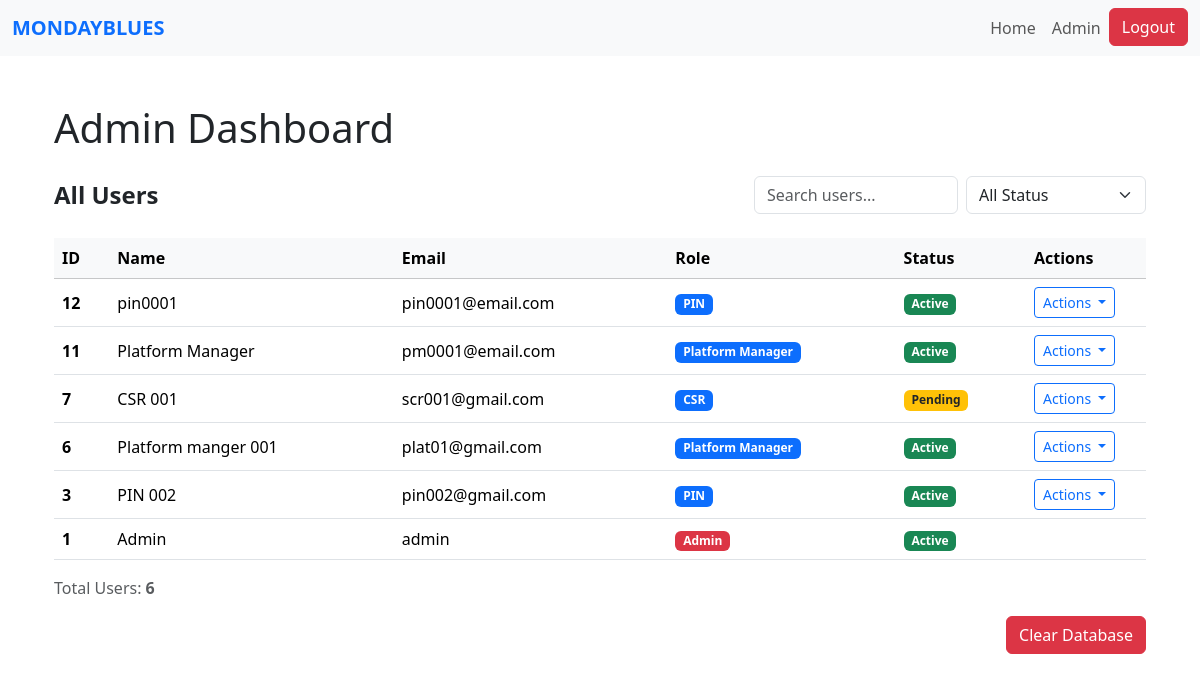
Page /admin (signed in) on the earlier database version.
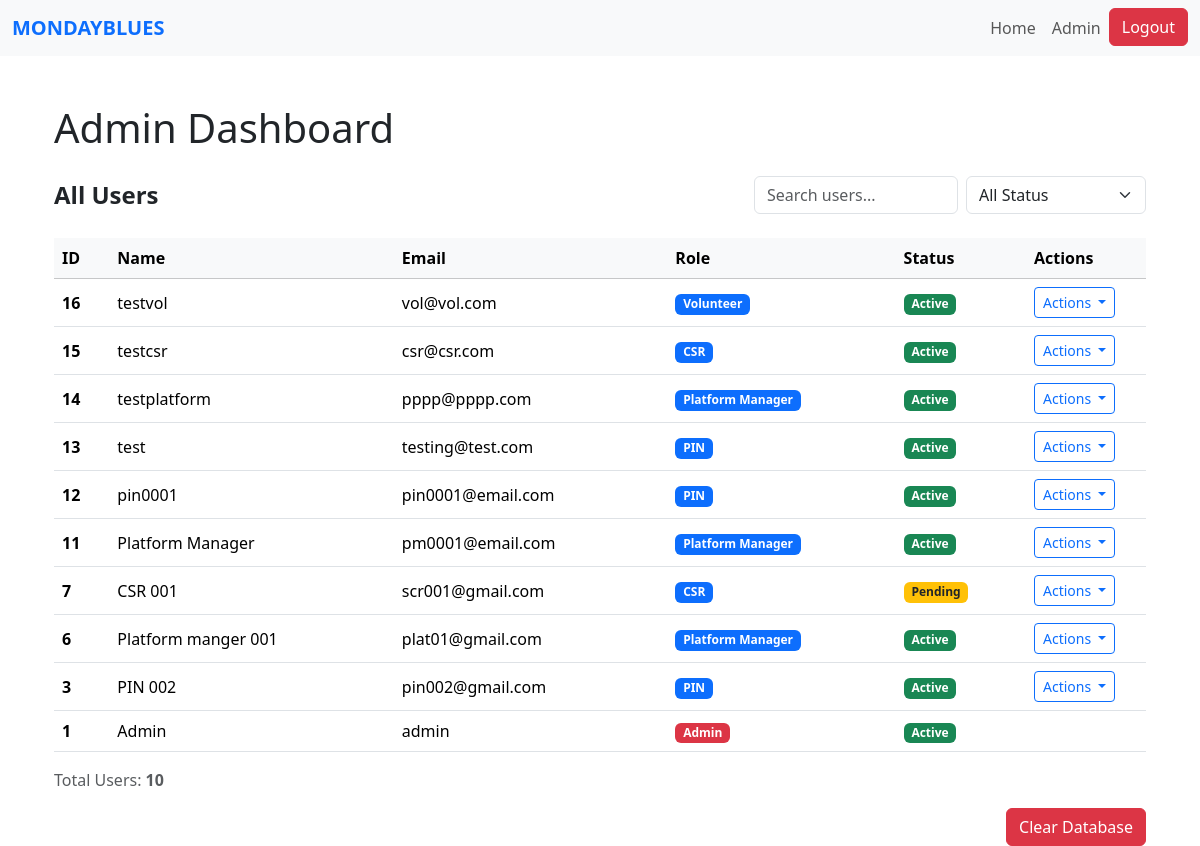
Same page on the later database version.
### website/models.py (models this page shows)
class User(db.Model, UserMixin):
    id = db.Column(db.Integer, primary_key=True)
    name = db.Column(db.String(150))
    email = db.Column(db.String(150), unique=True)
    password = db.Column(db.String(150))
    date_created = db.Column(db.DateTime(timezone=True), default=func.now())
    role = db.Column(db.String(50), default='PIN')
    status = db.Column(db.String(20), default='Pending')  # Pending, Approved, Suspended
    """    total_rating = db.Column(db.Float, default=0)
    num_ratings = db.Column(db.Integer, default=0)

    def update_rating(self, new_rating: float):
        #Update overall CSR rating with a new rating value.
        if self.num_ratings == 0:
            self.total_rating = new_rating
        else:
            self.total_rating = ((self.total_rating * self.num_ratings) + new_rating) / (self.num_ratings + 1)
        self.num_ratings += 1"""

### website/admin.py (the view)
@admin.route('/admin')
@login_required
def dashboard():
    users = User.query.order_by(User.date_created.desc()).all()
    return render_template("admin_dashboard.html", users=users)

### website/templates/admin_dashboard.html (shortened to what this page needs)
{% extends "base.html" %}
{% block content %}
<div class="container mt-5">
    <h1 class="mb-4">Admin Dashboard</h1>
    <div class="user-management">
        <div class="d-flex justify-content-between align-items-center mb-4 flex-wrap gap-3">
            <h4 class="fw-bold mb-0">All Users</h4>
            <div class="d-flex flex align-items-center gap-2">
                <input type="text"
                       class="form-control"
                       placeholder="Search users..."
                       id="searchInput"
                       style="max-width: 250px;">
                <select class="form-select" id="statusFilter" style="max-width: 180px;">
                    <option value="">All Status</option>
                </select>
            </div>
        </div>
        <div class="table-container position-relative">
            <table class="table align-middle table-hover">
                <thead class="table-light sticky-top">
                    <tr>
                        <th>ID</th>
                        <th>Name</th>
                        <th>Email</th>
                        <th>Role</th>
                        <th>Status</th>
                        <th style="width: 120px;">Actions</th>
                    </tr>
                </thead>
                <tbody>
                    {% if users and users|length > 0 %}
                        {% for user in users %}
                        <tr>
                            <td><strong>{{ user.id }}</strong></td>
                            <td>{{ user.name }}</td>
                            <td>{{ user.email }}</td>
                            <td>
                                {% if user.role == 'Admin' %}
                                    <span class="badge bg-danger">{{ user.role }}</span>
                                {% else %}
                                    <span class="badge bg-primary">{{ user.role }}</span>
                                {% endif %}
                            </td>
                            <td>
                                {% if user.status == 'Active' %}
                                    <span class="badge bg-success">Active</span>
                                {% elif user.status == 'Pending' %}
                                    <span class="badge bg-warning text-dark">Pending</span>
                                {% elif user.status == 'Suspended' %}
                                    <span class="badge bg-danger">Suspended</span>
                                {% endif %}
                            </td>
                            <td>
                                {% if user.role != "Admin" %}
                                <div class="dropdown position-static">
                                    <button class="btn btn-outline-primary btn-sm dropdown-toggle"
                                            type="button"
                                            id="actionDropdown{{ user.id }}"
                                            data-bs-toggle="dropdown"
                                            aria-expanded="false">
                                        Actions
                                    </button>
                                </div>
                                {% endif %}
                            </td>
                        </tr>
                        {% endfor %}
                    {% endif %}
                </tbody>
            </table>
        </div>
        {% if users and users|length > 0 %}
        <div class="mt-3 text-muted">
            Total Users: <strong>{{ users|length }}</strong>
        </div>
        {% endif %}
    </div>
    <div class="d-flex justify-content-end mt-3">
      <button class="btn btn-danger" id="clearDatabaseBtn">Clear Database</button>
    </div>
</div>
{% endblock %}

### website/templates/base.html (shortened to what this page needs)
<!DOCTYPE html>
<html lang="en">
<head>
  <link
    href="https://cdn.jsdelivr.net/npm/bootstrap@5.3.3/dist/css/bootstrap.min.css"
    rel="stylesheet"
  />
</head>
<body>
  <nav class="navbar navbar-expand-lg navbar-light bg-light">
    <div class="container-fluid">
      <a class="navbar-brand text-uppercase fw-semibold text-primary" href="/">MondayBlues</a>
      <div class="collapse navbar-collapse" id="navbarNav">
        <ul class="navbar-nav ms-auto">
          {% if current_user.is_authenticated %}
            <li class="nav-item">
              <a class="nav-link" href="/">Home</a>
            </li>
            {% if current_user.role == 'PIN' %}
              <li class="nav-item">
                <a class="nav-link" href="{{ url_for('pin.pin_profile') }}">Profile</a>
              </li>
            {% elif current_user.role == 'Volunteer' %}
              <li class="nav-item">
                <a class="nav-link" href="{{ url_for('volunteer.volunteer_dashboard') }}">Dashboard</a>
              </li>
            {% elif current_user.role == 'Admin' %}
              <li class="nav-item">
                <a class="nav-link" href="/admin">Admin</a>
              </li>
            {% else %}
              <li class="nav-item">
                <a class="nav-link" href="#">Profile</a>
              </li>
            {% endif %}
            <li class="nav-item">
              <a class="btn btn-danger" type="button" href="/logout">Logout</a>
            </li>
          {% endif %}
        </ul>
      </div>
    </div>
  </nav>
  <div class="container mt-4">
    {% block content %}
    {% endblock %}
  </div>
</body>
</html>

Differences in the rows shown:
added User: id "16", name "testvol", email "vol@vol.com", role "Volunteer", status "Active"
added User: id "15", name "testcsr", email "csr@csr.com", role "CSR", status "Active"
added User: id "14", name "testplatform", email "pppp@pppp.com", role "Platform Manager", status "Active"
added User: id "13", name "test", email "testing@test.com", role "PIN", status "Active"
Other differences:
{{ users|length }}: "6" → "10"
